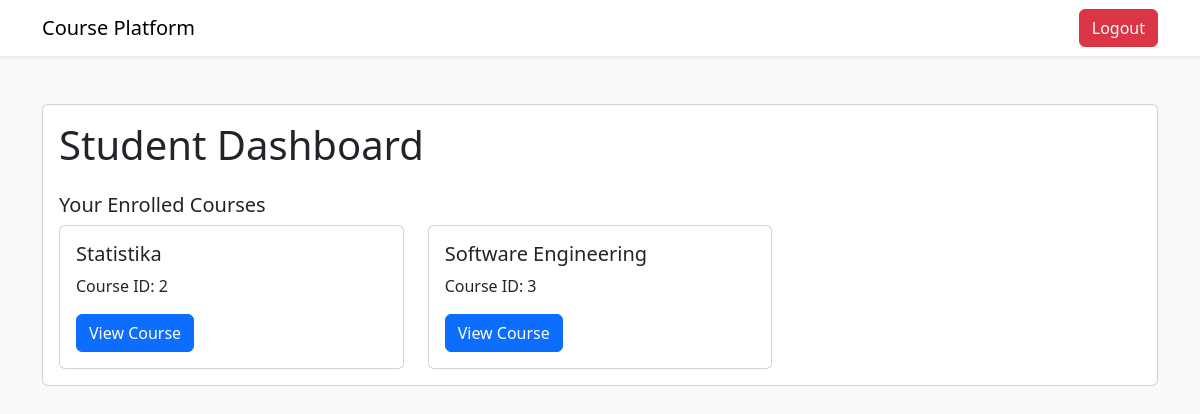
The app's page /student/courses (signed in) with its own data.
### tables this page shows
CREATE TABLE peserta_has_kursus (
                id_peserta INTEGER,
                id_kursus INTEGER,
                FOREIGN KEY (id_peserta) REFERENCES peserta(id_peserta),
                FOREIGN KEY (id_kursus) REFERENCES kursus(id_kursus)
            );

CREATE TABLE kursus (
                id_kursus INTEGER PRIMARY KEY AUTOINCREMENT,
                id_instruktur INTEGER,
                nama_kursus TEXT NOT NULL,
                FOREIGN KEY (id_instruktur) REFERENCES instruktur(id_instruktur)
            );

### features/student.py (the view)
    def student_courses(self):
        if not session.get('email') and session.get('role') != 'student':
            return redirect(url_for('home'))
        email = session.get('email')
        id_student = query_db('SELECT * FROM peserta WHERE email = ?', (email,), one=True)
        enrolled_courses = query_db('SELECT * FROM peserta_has_kursus INNER JOIN kursus ON peserta_has_kursus.id_kursus = kursus.id_kursus WHERE id_peserta = ?', (id_student['id_peserta'],))
        return render_template('student/courses.html', courses=enrolled_courses)

### database.py (called while the page is built)
def get_db():
    db = getattr(g, '_database', None)
    if db is None:
        db = g._database = sqlite3.connect(DATABASE)
        db.row_factory = sqlite3.Row
    return db

def query_db(query, args=(), one=False):
    cur = get_db().execute(query, args)
    rv = cur.fetchall()
    cur.close()
    get_db().commit()
    return (rv[0] if rv else None) if one else rv

### templates/student/courses.html (shortened to what this page needs)
<!DOCTYPE html>
<html lang="en">
<head>
    <link href="https://cdn.jsdelivr.net/npm/bootstrap@5.3.0/dist/css/bootstrap.min.css" rel="stylesheet">
</head>
<body class="bg-light">
    <nav class="navbar navbar-expand-lg navbar-light bg-white shadow-sm">
        <div class="container">
            <a class="navbar-brand" href="/student">Course Platform</a>
            <div class="d-flex">
                <a href="/logout" class="btn btn-danger">Logout</a>
            </div>
        </div>
    </nav>
    <div class="container py-5">
        <div class="card">
            <div class="card-body">
                <h1 class="card-title mb-4">Student Dashboard</h1>
                <h2 class="card-title h5 mt-4">Your Enrolled Courses</h2>
                <div class="row g-4">
                    {% for course in courses %}
                    <div class="col-md-4">
                        <div class="card h-100">
                            <div class="card-body">
                                <h3 class="card-title h5">{{ course.nama_kursus }}</h3>
                                <p class="card-text">Course ID: {{ course.id_kursus }}</p>
                                <a href="/student/course/{{ course.id_kursus }}" class="btn btn-primary">View
                                    Course</a>
                            </div>
                        </div>
                    </div>
                    {% endfor %}
                </div>
            </div>
        </div>
    </div>
</body>
</html>

### records on screen
peserta_has_kursus: nama_kursus "Statistika", id_kursus "2"
peserta_has_kursus: nama_kursus "Software Engineering", id_kursus "3"
